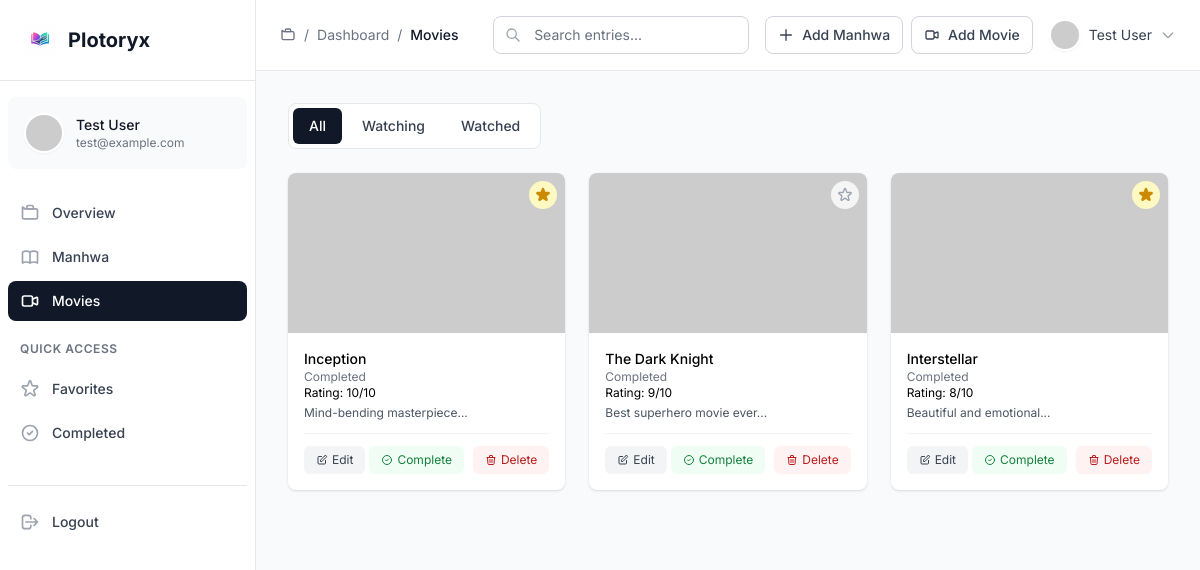
Screenshot of /dashboard.php?page=movies (signed in) with the database file from the repository.
### tables this page shows
CREATE TABLE entries (
    id INT AUTO_INCREMENT PRIMARY KEY,
    user_id INT NOT NULL,
    type ENUM('manhwa', 'movie') NOT NULL,
    title VARCHAR(255) NOT NULL,
    image VARCHAR(255),
    status ENUM('ongoing', 'completed') DEFAULT 'ongoing',
    rating INT CHECK (rating >= 1 AND rating <= 10),
    remarks TEXT,
    favorite BOOLEAN DEFAULT FALSE,
    created_at TIMESTAMP DEFAULT CURRENT_TIMESTAMP,
    FOREIGN KEY (user_id) REFERENCES users(id) ON DELETE CASCADE
);

### pages/movies.php (the view, shortened to what this page needs)
<?php
global $pdo;
$userId = $_SESSION['user_id'];
$filter = isset($_GET['filter']) ? $_GET['filter'] : 'all';
$query = "SELECT * FROM entries WHERE user_id = ? AND type = 'movie'";
$params = [$userId];
$query .= " ORDER BY created_at DESC";
try {
    $stmt = $pdo->prepare($query);
    $stmt->execute($params);
    $entries = $stmt->fetchAll(PDO::FETCH_ASSOC);
} catch (PDOException $e) {
    $error = "Failed to load entries: " . $e->getMessage();
    $entries = [];
}
?>
<div class="mb-6">
    <div class="flex items-center space-x-1 bg-white p-1 rounded-lg border border-gray-200 w-fit">
        <a href="?page=movies&filter=all" class="px-4 py-2 text-sm font-medium rounded-md transition-colors <?php echo $filter == 'all' ? 'bg-gray-900 text-white' : 'text-gray-700 hover:bg-gray-100'; ?>">
            All
        </a>
        <a href="?page=movies&filter=ongoing" class="px-4 py-2 text-sm font-medium rounded-md transition-colors <?php echo $filter == 'ongoing' ? 'bg-gray-900 text-white' : 'text-gray-700 hover:bg-gray-100'; ?>">
            Watching
        </a>
        <a href="?page=movies&filter=completed" class="px-4 py-2 text-sm font-medium rounded-md transition-colors <?php echo $filter == 'completed' ? 'bg-gray-900 text-white' : 'text-gray-700 hover:bg-gray-100'; ?>">
            Watched
        </a>
    </div>
</div>
<div class="grid grid-cols-1 md:grid-cols-2 lg:grid-cols-3 xl:grid-cols-4 gap-6">
    <?php foreach ($entries as $entry): ?>
        <div class="bg-white rounded-lg shadow overflow-hidden relative">
            <form method="POST" action="/Plotoryx/toggle_favorite.php" class="absolute top-2 right-2 z-10">
                <button type="submit" class="p-1.5 rounded-full <?php echo (isset($entry['favorite']) && $entry['favorite']) ? 'bg-yellow-100 text-yellow-600' : 'bg-white/80 text-gray-400'; ?> hover:bg-yellow-50 transition-colors">
                    <svg class="w-4 h-4" fill="<?php echo (isset($entry['favorite']) && $entry['favorite']) ? 'currentColor' : 'none'; ?>" stroke="currentColor" viewBox="0 0 24 24">
                        <path stroke-linecap="round" stroke-linejoin="round" stroke-width="2" d="M11.049 2.927c.3-.921 1.603-.921 1.902 0l1.519 4.674a1 1 0 00.95.69h4.915c.969 0 1.371 1.24.588 1.81l-3.976 2.888a1 1 0 00-.363 1.118l1.518 4.674c.3.922-.755 1.688-1.538 1.118l-3.976-2.888a1 1 0 00-1.176 0l-3.976 2.888c-.783.57-1.838-.197-1.538-1.118l1.518-4.674a1 1 0 00-.363-1.118l-3.976-2.888c-.784-.57-.38-1.81.588-1.81h4.914a1 1 0 00.951-.69l1.519-4.674z"></path>
                    </svg>
                </button>
            </form>
            <img src="<?php echo $entry['image'] ? $entry['image'] : 'https://via.placeholder.com/300x200'; ?>" alt="<?php echo htmlspecialchars($entry['title']); ?>" class="w-full h-40 object-cover">
            <div class="p-4">
                <h3 class="font-medium text-sm"><?php echo htmlspecialchars($entry['title']); ?></h3>
                <p class="text-xs text-gray-500"><?php echo ucfirst($entry['status']); ?></p>
                <?php if ($entry['rating']): ?>
                    <p class="text-xs">Rating: <?php echo $entry['rating']; ?>/10</p>
                <?php endif; ?>
                <?php if ($entry['remarks']): ?>
                    <p class="text-xs text-gray-600 mt-1"><?php echo htmlspecialchars(substr($entry['remarks'], 0, 30)); ?>...</p>
                <?php endif; ?>
                <div class="flex items-center justify-between mt-3 pt-3 border-t border-gray-100">
                    <div class="flex space-x-1">
                        <button onclick="openModal(this)"
                                data-id="<?php echo $entry['id']; ?>"
                                data-title="<?php echo htmlspecialchars($entry['title']); ?>"
                                data-status="<?php echo $entry['status']; ?>"
                                data-rating="<?php echo $entry['rating'] ?: ''; ?>"
                                data-remarks="<?php echo htmlspecialchars($entry['remarks']); ?>"
                                class="flex items-center px-3 py-1.5 text-xs bg-gray-100 text-gray-700 rounded-md hover:bg-gray-200 transition-colors">
                            <svg class="w-3 h-3 mr-1" fill="none" stroke="currentColor" viewBox="0 0 24 24">
                                <path stroke-linecap="round" stroke-linejoin="round" stroke-width="2" d="M11 5H6a2 2 0 00-2 2v11a2 2 0 002 2h11a2 2 0 002-2v-5m-1.414-9.414a2 2 0 112.828 2.828L11.828 15H9v-2.828l8.586-8.586z"></path>
                            </svg>
                            Edit
                        </button>
                        <form method="POST" action="mark_completed.php" class="inline">
                            <button type="submit" class="flex items-center px-3 py-1.5 text-xs bg-green-50 text-green-700 rounded-md hover:bg-green-100 transition-colors">
                                <svg class="w-3 h-3 mr-1" fill="none" stroke="currentColor" viewBox="0 0 24 24">
                                    <path stroke-linecap="round" stroke-linejoin="round" stroke-width="2" d="M9 12l2 2 4-4m6 2a9 9 0 11-18 0 9 9 0 0118 0z"></path>
                                </svg>
                                Complete
                            </button>
                        </form>
                    </div>
                    <form method="POST" action="delete_entry.php" class="inline">
                        <button type="submit" class="flex items-center px-3 py-1.5 text-xs bg-red-50 text-red-700 rounded-md hover:bg-red-100 transition-colors" onclick="return confirm('Are you sure you want to delete this entry?')">
                            <svg class="w-3 h-3 mr-1" fill="none" stroke="currentColor" viewBox="0 0 24 24">
                                <path stroke-linecap="round" stroke-linejoin="round" stroke-width="2" d="M19 7l-.867 12.142A2 2 0 0116.138 21H7.862a2 2 0 01-1.995-1.858L5 7m5 4v6m4-6v6m1-10V4a1 1 0 00-1-1h-4a1 1 0 00-1 1v3M4 7h16"></path>
                            </svg>
                            Delete
                        </button>
                    </form>
                </div>
            </div>
        </div>
    <?php endforeach; ?>
</div>

### dashboard.php (style rules this page uses)
body { font-family: 'Inter', sans-serif; }

### rows the page displays
entries: favorite 1 (drawn), title "Inception", status "Completed", rating "10", remarks "Mind-bending masterpiece"
entries: favorite 0 (drawn), title "The Dark Knight", status "Completed", rating "9", remarks "Best superhero movie ever"
entries: favorite 1 (drawn), title "Interstellar", status "Completed", rating "8", remarks "Beautiful and emotional"

### other values shown
$user['name'] "Test User"
$user['email'] "test@example.com"
$crumb "Dashboard"
$crumb "Movies"
